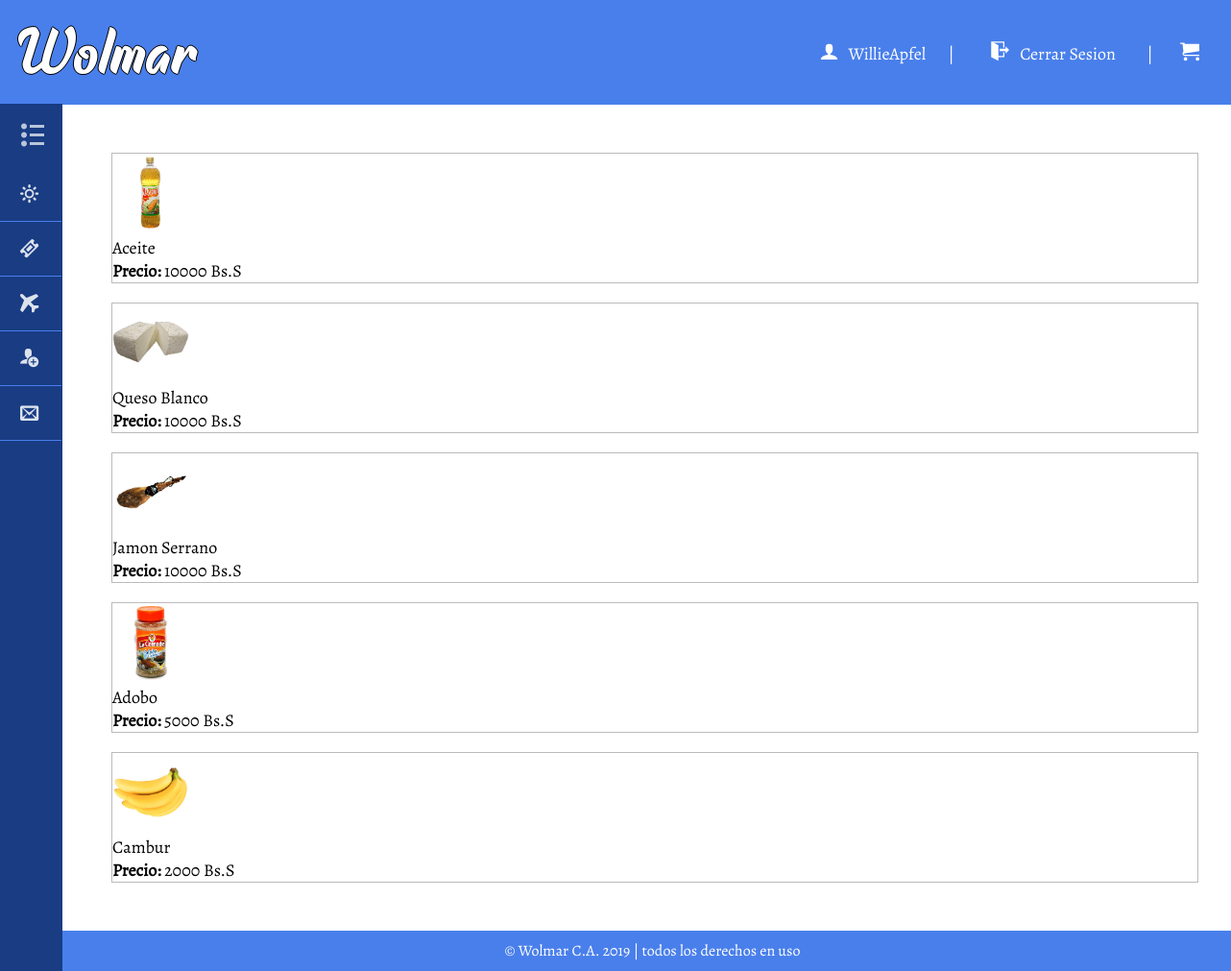
Page /carro.php (signed in) on the committed database.
### tables this page shows
CREATE TABLE `producto` (
  `id_producto` int(20) NOT NULL,
  `nombre` varchar(50) NOT NULL,
  `tipo` varchar(20) NOT NULL,
  `imagen` varchar(100) NOT NULL,
  `precio` float NOT NULL,
  `cantidad` int(10) NOT NULL
);

### carro.php (the view, shortened to what this page needs)
<?php
include 'connect.php';
if(isset($_SESSION['usuario'])){
	$nombre_usuario = $_SESSION['usuario'];
	$consulta = mysqli_query($conexion, "SELECT * FROM persona WHERE nombre_usuario = '$nombre_usuario'");
	$atributo = mysqli_fetch_array($consulta);
    $rol = $atributo ['id_permisos'];
    $id_usuario = $atributo['id_persona'];
    $consulta_carro = mysqli_query($conexion, "SELECT * FROM carrito WHERE id_persona = '$id_usuario'");
    $consulta_tabla_carrito = mysqli_query($conexion, "SELECT * FROM carrito");
	$cantidad_carro = mysqli_num_rows($consulta_tabla_carrito);
	$tope_ciclo = $cantidad_carro +1;
}else{
    header("location:login.html");
}
?>
<!DOCTYPE html>
<html lang="es">
<head>
	<link rel="stylesheet" type="text/css" href="css/carro.css">
	<link rel="stylesheet" type="text/css" href="css/fonts.css">
</head>
<body>
	<header>
		<h1 class="home"><a href="index.php">Wolmar</a></h1>
		<ul class="menuP">
            <?php if (isset($_SESSION['usuario'])): ?>
            <li><span class="icon-user"></span><?php echo $_SESSION['usuario']?></li>
            <li>|</li>
            <li><a href ="desconexion.php"><span class="icon-exit"></span>Cerrar Sesion<?php ?></a></li>
			<li>|</li>
            <li id="carrito"><a href="carro.php" class="icon-cart"></a></li>
            <?php endif; ?>
		</ul>
		<nav>
				<div class="menu-bar">
					<h2><span class="icon-list2"></span>MENÚ</h2>
				</div>
			<ul class="menu">
				<li class="supermercado">
					<a href="#"><span class="icon-sun"></span>Supermercado<span class="icon-circle-down"></span></a>
				</li>
				<li>
					<a href="#"><span class="icon-ticket"></span>Ofertas</a>
				</li>
				<li>
					<a href="#"><span class="icon-airplane"></span>Importado</a>
				</li>
				<?php if (isset($_SESSION['usuario']) && ($rol==1)): ?>
					<li><a href="herramientas_admin.php"><span class="icon-user-plus"></span>Administrador</a></li>
				<?php endif; ?>
				<li>
					<a href="contacto.php"><span class="icon-envelop"></span>Contáctanos</a>
				</li>
			</ul>
		</nav>
	</header>
	<section class="main">
    <?php
				for($i = 1; $i < $tope_ciclo; $i++){
					$atributo_carro = mysqli_fetch_array($consulta_carro);
					$referencia = $atributo_carro ['id_producto'];
					$consulta_producto = mysqli_query($conexion, "SELECT * FROM producto WHERE id_producto = $referencia");
					$atributo_producto = mysqli_fetch_array($consulta_producto);
					$imagen = $atributo_producto ['imagen'];
					$nombre = $atributo_producto ['nombre'];
		    		$precio = $atributo_producto ['precio'];
		    		echo "<div class= 'producto'>
						<a href='detalles.php?id_producto=$i'>
							<img src='$imagen'></a><br>
						<span class='nombre'>$nombre</span><br>
						<span><strong>Precio: </strong>$precio Bs.S</span><br>
						</div>";
                }
			?>
	</section>
	<footer>
		<p>© Wolmar C.A. 2019 | todos los derechos en uso</p>
	</footer>
</body>
</html>

### css/carro.css (style rules this page uses)
* { margin: 0; padding: 0; }
body { font-family: 'Alegreya'; overflow-x: hidden; }
header { position: fixed; top: 0; width: 100%; background: #497FEB; color: #fff; }
header h1 { font-family: 'Raphtalia'; font-weight: lighter; font-size: 70px; display: inline-block; text-align: left; margin: 10px; text-shadow: 1px 0 0 #000, -1px 0 0 #000, 0 1px 0 #000, 0 -1px 0 #000; }
header .menuP { display: inline-block; margin-top: 22px; float: right; }
header .menuP li { display: inline-block; margin: 20px 10px; font-size: 18px; }
header .menuP a, h1 a { padding: 9px; color: #fff; text-decoration: none; }
header span { margin-right: 28px; margin-left: 6px; }
header li#carrito { margin-right: 24px; margin-left: 6px; font-size: 20px; }
.icon-user, .icon-exit { margin-right: 10px; font-size: 20px; }
.menu-bar { cursor: pointer; padding: 16px; color: #fff; opacity: .7; }
header nav { font-family: 'BreeSerif'; position: fixed; width: 64px; height: 100%; background:#193C83; outline: 1px solid #193C83; transition: all .3s; overflow-x: hidden; overflow-y: auto; }
header ul { list-style: none; }
header nav > ul { padding-bottom: 120px; }
header nav li { border-bottom: 1px solid #497FEB; transition: all .3s; }
header nav a { padding: 15px; display: block; color: #fff; opacity: .85; font-size: 1.2em; text-decoration: none; position: relative; }
section { width: 93%; text-align: left; overflow: hidden; margin-top: 109px; margin-left: 66px; padding: 30px 20px; }
div.producto { margin: 20px 30px; height: 6%; font-size: 18px; border: 1px solid #bbb; }
div.producto img { height: 80px; }
footer { background: #497FEB; color:#fff; z-index: 0; width: 106%; padding: 10px 0; text-align: center; }

### rows in the picture
producto: imagen (picture), nombre "Aceite", precio "10000"
producto: imagen (picture), nombre "Queso Blanco", precio "10000"
producto: imagen (picture), nombre "Jamon Serrano", precio "10000"
producto: imagen (picture), nombre "Adobo", precio "5000"
producto: imagen (picture), nombre "Cambur", precio "2000"

### other values in the picture
$_SESSION['usuario'] "WillieApfel"
